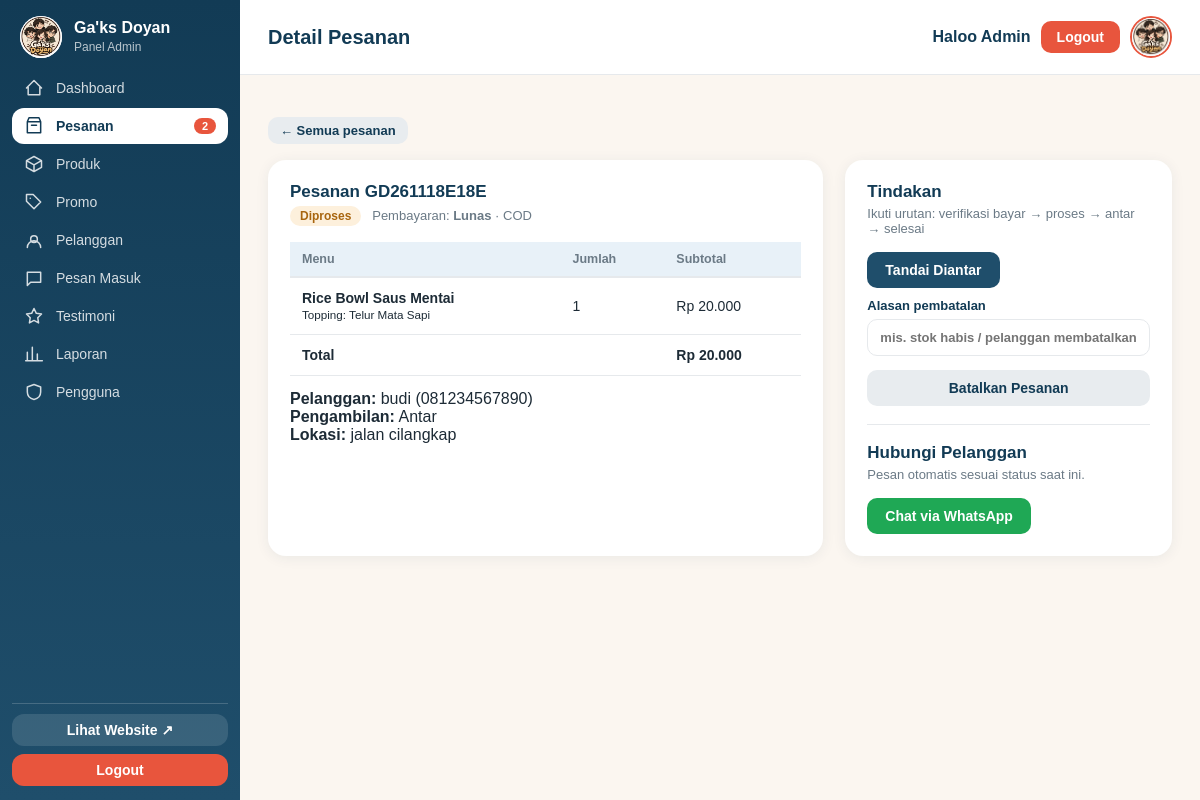
The page /admin/pesanan_detail.php?id=6 (signed in) on the database its author committed.
### tables this page shows
CREATE TABLE `pesanan` (
  `id` int(11) NOT NULL,
  `kode` varchar(30) NOT NULL,
  `user_id` int(11) DEFAULT NULL,
  `nama_pelanggan` varchar(100) DEFAULT NULL,
  `no_hp` varchar(30) DEFAULT NULL,
  `alamat` text DEFAULT NULL,
  `metode_ambil` varchar(20) NOT NULL DEFAULT 'Antar',
  `metode_bayar` varchar(30) NOT NULL DEFAULT 'Transfer Bank',
  `subtotal` int(11) NOT NULL DEFAULT 0,
  `ongkir` int(11) NOT NULL DEFAULT 0,
  `total` int(11) NOT NULL DEFAULT 0,
  `status` varchar(20) NOT NULL DEFAULT 'Baru',
  `status_bayar` varchar(30) NOT NULL DEFAULT 'Menunggu verifikasi',
  `catatan` text DEFAULT NULL,
  `created_at` timestamp NOT NULL DEFAULT current_timestamp()
);

CREATE TABLE `pesanan_detail` (
  `id` int(11) NOT NULL,
  `pesanan_id` int(11) NOT NULL,
  `produk_id` int(11) DEFAULT NULL,
  `nama_produk` varchar(120) DEFAULT NULL,
  `harga` int(11) NOT NULL DEFAULT 0,
  `qty` int(11) NOT NULL DEFAULT 1,
  `subtotal` int(11) NOT NULL DEFAULT 0,
  `keterangan` varchar(200) DEFAULT NULL
);

### includes/skema.php (called while the page is built, shortened)
<?php
if (!function_exists('e')) { function e($s) { return htmlspecialchars((string)$s, ENT_QUOTES, 'UTF-8'); } }
if (!function_exists('hp_wa')) {
    function hp_wa($hp) {
        $d = preg_replace('/\D/', '', (string)$hp);
        if ($d !== '' && $d[0] === '0') $d = '62' . substr($d, 1);
        return $d;
    }
}
function daftar_kolom(mysqli $k, string $tabel): array {
    static $cache = [];
    $cache[$tabel] = [];
    $r = @$k->query("SHOW COLUMNS FROM `$tabel`");
    if ($r) while ($b = $r->fetch_assoc()) $cache[$tabel][] = $b['Field'];
    return $cache[$tabel];
}
function pilih_kolom(mysqli $k, string $tabel, array $kandidat): ?string {
    $ada = daftar_kolom($k, $tabel);
    foreach ($kandidat as $c) if (in_array($c, $ada, true)) return $c;
    return null;
}
function f(array $baris, array $kandidat, $bawaan = '') {
    foreach ($kandidat as $c) if (array_key_exists($c, $baris) && $baris[$c] !== null && $baris[$c] !== '') return $baris[$c];
    return $bawaan;
}

### config/koneksi.php (called while the page is built, shortened)
<?php
function rupiah($angka) {
    return "Rp " . number_format($angka, 0, ',', '.');
}
?>

### admin/pesanan_detail.php (the view, shortened to what this page needs)
<?php
require_once '../config/koneksi.php';
$id = (int)($_GET['id'] ?? 0);
$s = $koneksi->prepare("SELECT * FROM pesanan WHERE id=?"); $s->bind_param('i', $id); $s->execute();
$p = $s->get_result()->fetch_assoc();
$items = [];
$fk = pilih_kolom($koneksi, 'pesanan_detail', ['pesanan_id','id_pesanan']);
if ($fk) {
    $s = $koneksi->prepare("SELECT * FROM pesanan_detail WHERE `$fk`=?"); $s->bind_param('i', $id); $s->execute(); $r = $s->get_result();
    while ($d = $r->fetch_assoc()) {
        $nama = (string)f($d, ['nama_produk','nama','produk_nama']);
        $qty = (int)f($d, ['jumlah','qty'], 1); $harga = (int)f($d, ['harga','harga_satuan'], 0);
        $items[] = ['nama' => $nama, 'qty' => $qty, 'ket' => (string)f($d, ['keterangan']), 'sub' => (int)f($d, ['subtotal'], $harga * $qty)];
    }
}
$ongkir = (int)f($p, ['ongkir'], 0);
$total = (int)f($p, ['total','total_harga','grand_total','total_bayar'], array_sum(array_column($items, 'sub')) + $ongkir);
$status = $p['status'] ?? 'Baru'; $bayar = $p['status_bayar'] ?? '-';
$nama = f($p, ['nama_penerima','nama_pelanggan','nama'], '-'); $telp = f($p, ['telepon','no_hp','hp','no_telp','telp'], '');
$kode = f($p, ['kode','kode_pesanan'], '#' . $id);
$tmpl = [
  'Baru'     => "Halo $nama, pesanan $kode sudah kami terima. Mohon kirim bukti pembayaran ya. Terima kasih!",
  'Diproses' => "Halo $nama, pembayaran pesanan $kode sudah kami terima dan pesananmu sedang diproses.",
  'Diantar'  => "Halo $nama, pesanan $kode sedang dalam perjalanan / siap diambil. Mohon ditunggu ya!",
  'Selesai'  => "Halo $nama, pesanan $kode sudah selesai. Terima kasih sudah memesan di " . NAMA_BRAND . "!",
  'Batal'    => "Halo $nama, mohon maaf pesanan $kode dibatalkan. Alasan: " . ($p['alasan_batal'] ?? '-'),
];
$linkWA = $telp ? 'https://wa.me/' . hp_wa($telp) . '?text=' . rawurlencode($tmpl[$status] ?? $tmpl['Baru']) : '';
$kls = $status === 'Selesai' ? 'hijau' : ($status === 'Baru' ? 'coral' : ($status === 'Batal' ? 'abu' : 'kuning'));
include '../includes/admin_header.php'; ?>
<p><a class="ad-btn kecil abu" href="pesanan.php">&larr; Semua pesanan</a></p>
<div class="ad-dua">
  <div class="ad-card">
    <h2>Pesanan <?= e($kode) ?></h2>
    <p class="ad-sub"><span class="ad-badge <?= $kls ?>"><?= e($status) ?></span> &nbsp; Pembayaran: <b><?= e($bayar) ?></b> &middot; <?= e(f($p, ['metode_bayar','metode'], '-')) ?></p>
    <div class="ad-scroll"><table class="ad-tabel"><tr><th>Menu</th><th>Jumlah</th><th>Subtotal</th></tr>
      <?php foreach ($items as $i): ?><tr><td><b><?= e($i['nama']) ?></b><?= $i['ket'] ? '<br><small>' . e($i['ket']) . '</small>' : '' ?></td><td><?= $i['qty'] ?></td><td><?= rupiah($i['sub']) ?></td></tr><?php endforeach; ?>
      <tr><td><b>Total</b></td><td></td><td><b><?= rupiah($total) ?></b></td></tr></table></div>
    <p style="margin-top:14px"><b>Pelanggan:</b> <?= e($nama) ?> <?= $telp ? '(' . e($telp) . ')' : '' ?><br>
       <b>Pengambilan:</b> <?= e(f($p, ['metode_ambil'], '-')) ?><br><b>Lokasi:</b> <?= e(f($p, ['lokasi','alamat','alamat_kirim'], '-')) ?>
       <?php if ($status === 'Batal'): ?><br><b>Alasan batal:</b> <?= e($p['alasan_batal'] ?? '-') ?><?php endif; ?></p>
  </div>
  <div class="ad-card">
    <h2>Tindakan</h2><p class="ad-sub">Ikuti urutan: verifikasi bayar &rarr; proses &rarr; antar &rarr; selesai</p>
    <?php if ($status !== 'Batal' && $status !== 'Selesai'): ?>
    <form method="post" action="pesanan_aksi.php" class="ad-aksi" style="margin-bottom:10px"><input type="hidden" name="id" value="<?= $id ?>">
      <?php if ($status === 'Diproses'): ?><button class="ad-btn biru" name="aksi" value="antar">Tandai Diantar</button><?php endif; ?>
    </form>
    <form method="post" action="pesanan_aksi.php" class="ad-form" onsubmit="return confirm('Batalkan pesanan ini? Stok akan dikembalikan.')"><input type="hidden" name="id" value="<?= $id ?>"><input type="hidden" name="aksi" value="batal">
      <label>Alasan pembatalan<input name="alasan" placeholder="mis. stok habis / pelanggan membatalkan" required></label>
      <button class="ad-btn abu">Batalkan Pesanan</button></form>
    <?php else: ?><div class="ad-hint">Pesanan ini sudah <?= e(strtolower($status)) ?>.</div><?php endif; ?>
    <hr style="border:0;border-top:1px solid var(--ad-garis);margin:18px 0">
    <h2>Hubungi Pelanggan</h2>
    <?php if ($linkWA): ?><p class="ad-sub">Pesan otomatis sesuai status saat ini.</p><a class="ad-btn" style="background:#1fa855" target="_blank" href="<?= e($linkWA) ?>">Chat via WhatsApp</a>
    <?php else: ?><div class="ad-hint">Nomor telepon pelanggan tidak ada.</div><?php endif; ?>
  </div>
</div>
<?php include '../includes/admin_footer.php'; ?>

### assets/css/admin.css (style rules this page uses)
:root { --navy: #123b55; --navy2: #1f4e6b; --navy3: #2a6489; --coral: #e8553d; --coral-dark: #cc4128; --coral-lt: #fdebe6; --latar: #f4f6f9; --garis: #e7ebf0; --teks: #1e2a36; --abu: #6b7886; --merah: #d64545; --biru: #1f4e6b; --biru-gelap: #123b55; --biru-muda: #e8f1f8; --oranye: #e8553d; }
* { box-sizing: border-box; font-family: "Poppins", Arial, sans-serif; }
body { margin: 0; background: var(--latar); color: var(--teks); }
table { width: 100%; border-collapse: collapse; font-size: 14px; }
th, td { padding: 13px 12px; text-align: left; border-bottom: 1px solid var(--garis); }
th { background: var(--biru-muda); color: var(--navy2); font-weight: 600; font-size: 13px; }

### assets/css/admin-extra.css (style rules this page uses)
:root { --ad-navy: #123b55; --ad-navy2: #1f4e6b; --ad-coral: #e8553d; --ad-krem: #fbf6f0; --ad-teks: #1d2b36; --ad-abu: #6b7a86; --ad-garis: #e6e9ec; --ad-hijau: #2e9e6b; --ad-kuning: #e0922f; }
body.ad { display: block; margin: 0; background: var(--ad-krem); color: var(--ad-teks); font-family: "Segoe UI", system-ui, sans-serif; min-height: 100vh; }
.ad-card { background: #fff; border-radius: 18px; padding: 22px; box-shadow: 0 2px 14px rgba(18, 59, 85, 0.07); margin-bottom: 22px; }
.ad-card h2 { margin: 0 0 4px; font-size: 17px; color: var(--ad-navy); }
.ad-sub { color: var(--ad-abu); font-size: 13px; margin: 0 0 16px; }
.ad-dua { display: grid; grid-template-columns: 1.7fr 1fr; gap: 22px; }
.ad-dua > .ad-card { margin-bottom: 0; }
.ad-tabel { width: 100%; border-collapse: collapse; font-size: 14px; }
.ad-tabel th { text-align: left; color: var(--ad-abu); font-weight: 600; font-size: 12.5px; padding: 10px 12px; border-bottom: 2px solid var(--ad-garis); white-space: nowrap; }
.ad-tabel td { padding: 12px; border-bottom: 1px solid var(--ad-garis); vertical-align: middle; }
.ad-scroll { overflow-x: auto; }
.ad-badge { display: inline-block; padding: 3px 10px; border-radius: 20px; font-size: 12px; font-weight: 700; background: #e8eef3; color: var(--ad-navy2); }
.ad-badge.kuning { background: #fdf0dc; color: #a8650f; }
.ad-form { display: grid; gap: 14px; }
.ad-form label { display: grid; gap: 6px; font-size: 13px; font-weight: 600; color: var(--ad-navy); }
.ad-form input, .ad-form select, .ad-form textarea { padding: 10px 12px; border: 1.5px solid var(--ad-garis); border-radius: 10px; font: inherit; background: #fff; }
.ad-btn { display: inline-block; border: 0; border-radius: 10px; padding: 10px 18px; font: inherit; font-weight: 700; font-size: 14px; cursor: pointer; background: var(--ad-coral); color: #fff; text-decoration: none; }
.ad-btn.biru { background: var(--ad-navy2); }
.ad-btn.abu { background: #e8ecef; color: var(--ad-navy); }
.ad-btn.kecil { padding: 6px 12px; font-size: 13px; }
.ad-aksi { display: flex; gap: 6px; flex-wrap: wrap; }

### rows shown on the page
pesanan: kode "GD261118E18E", status "Diproses", status_bayar "Lunas", metode_bayar "COD", rupiah($total) "Rp 20.000", nama_pelanggan "budi", no_hp "081234567890", metode_ambil "Antar", alamat "jalan cilangkap"
pesanan_detail: nama_produk "Rice Bowl Saus Mentai", keterangan "Topping: Telur Mata Sapi", qty "1", sub "Rp 20.000"

### other values the page prints
$t "Dashboard"
$t "Pesanan"
$lb "2"
$t "Produk"
$t "Promo"
$t "Pelanggan"
$t "Pesan Masuk"
$t "Testimoni"
$t "Laporan"
$t "Pengguna"
$_judul "Detail Pesanan"
